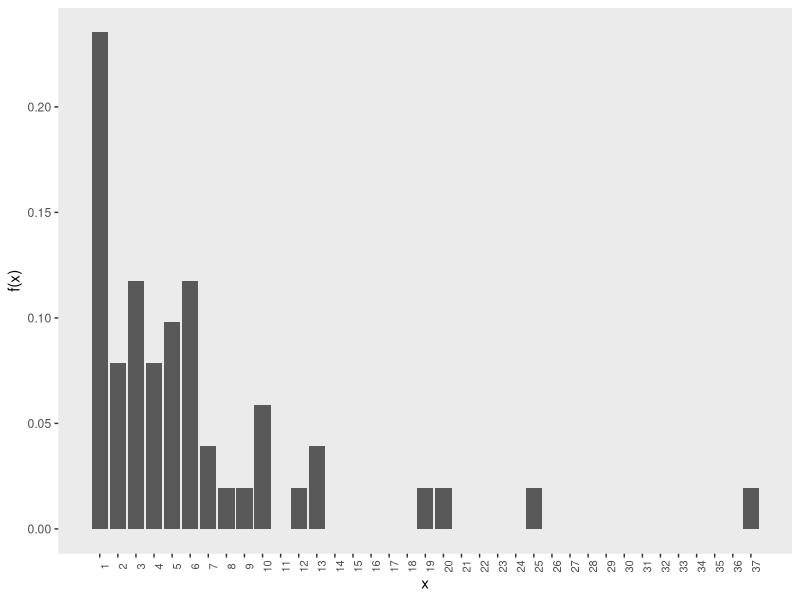
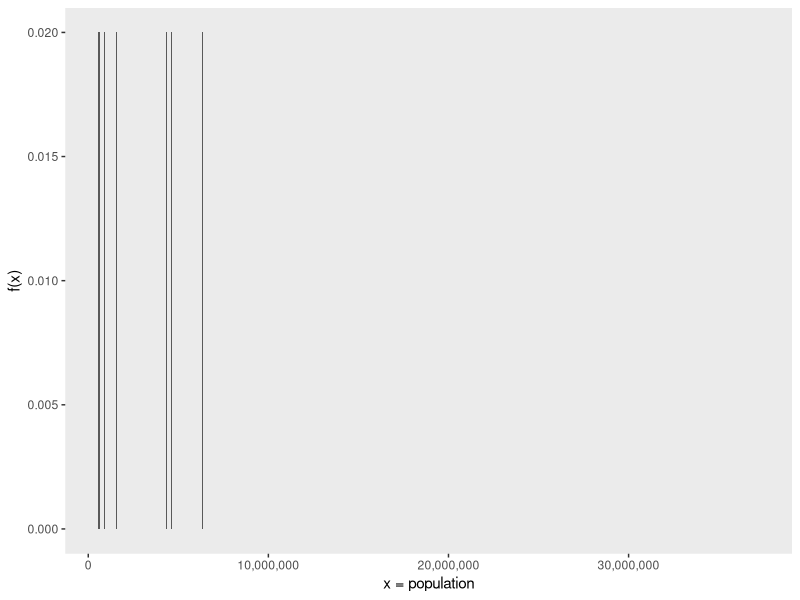
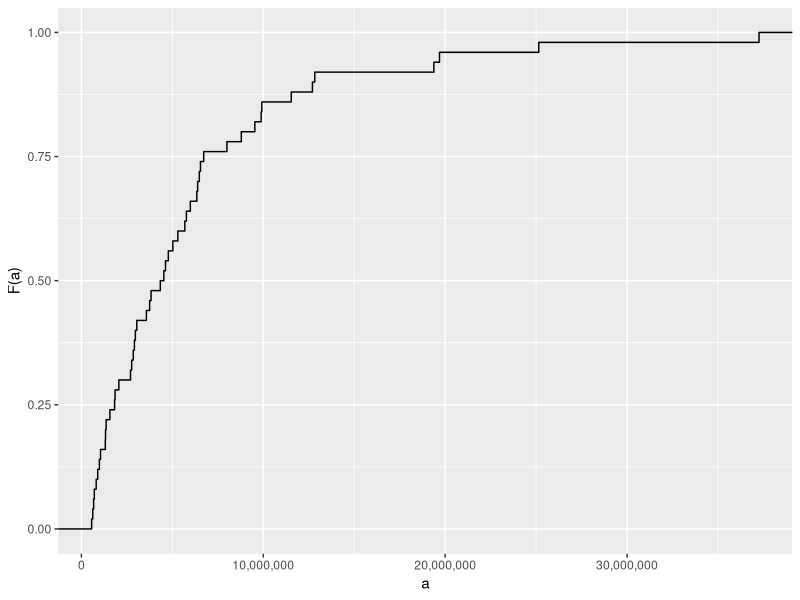
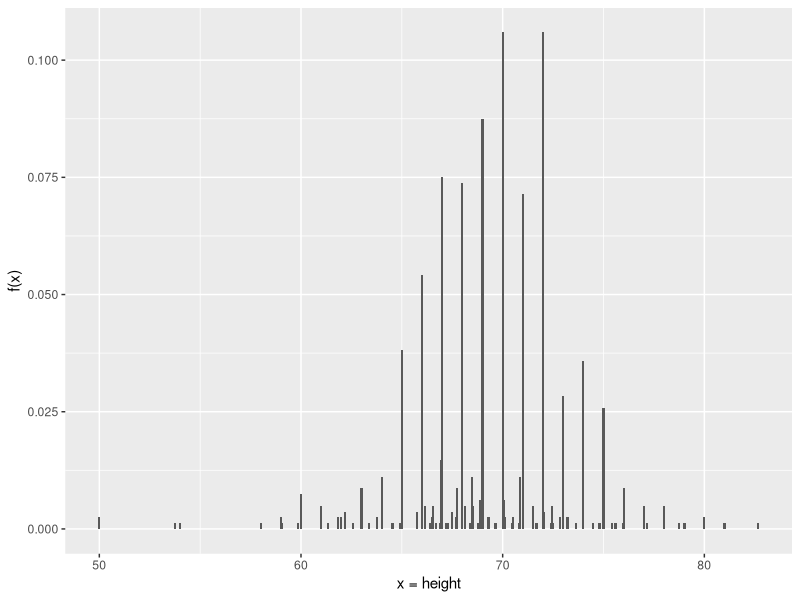
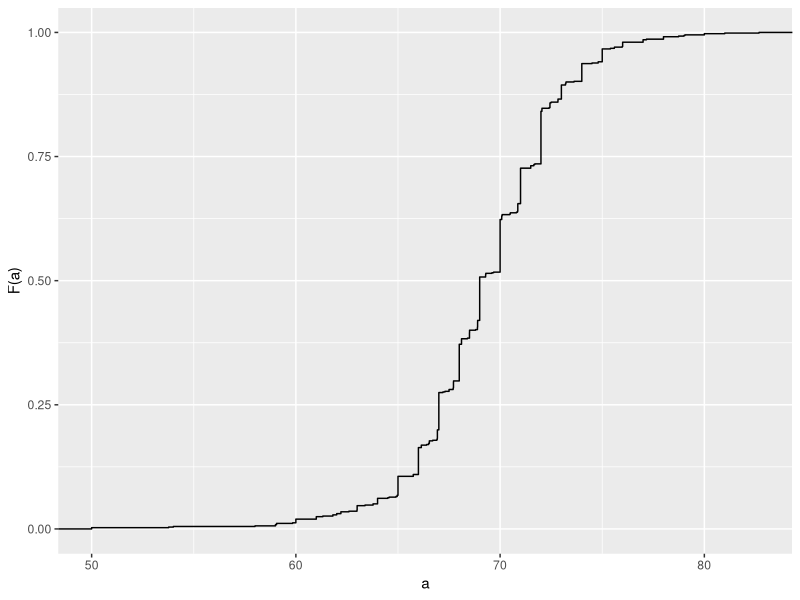
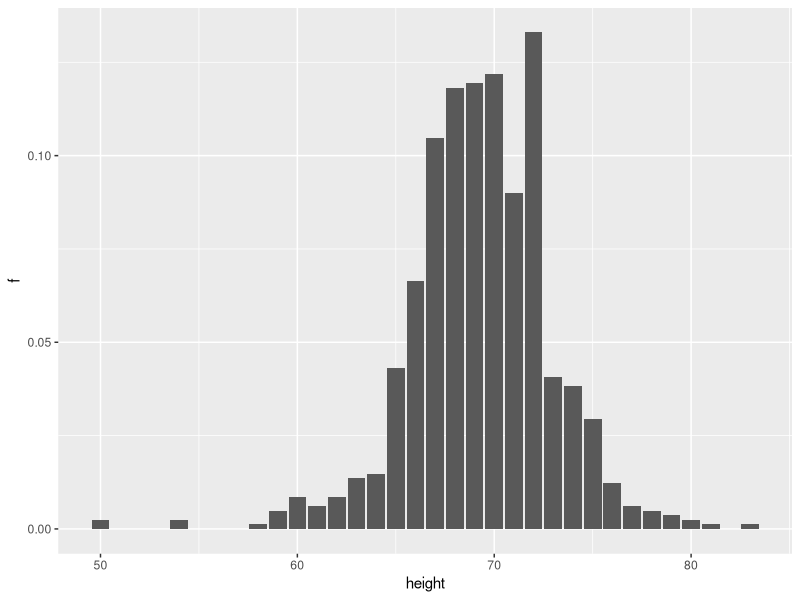
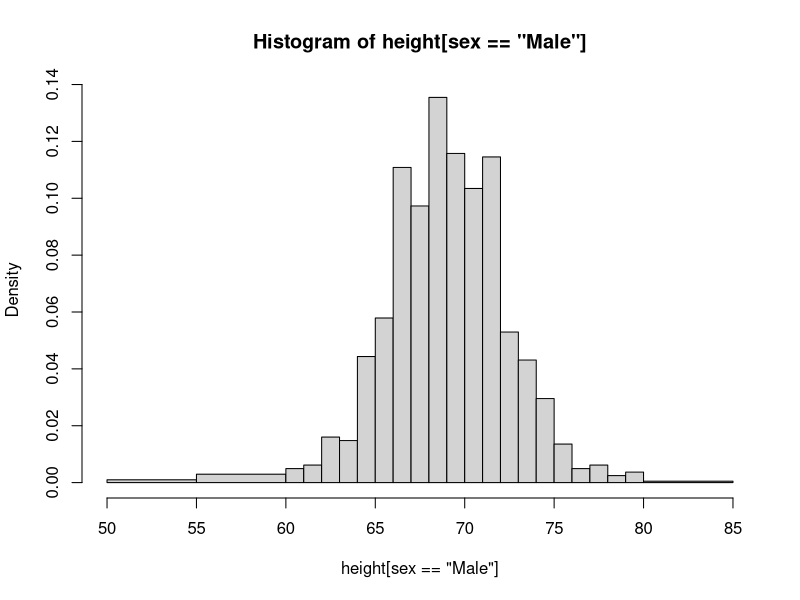
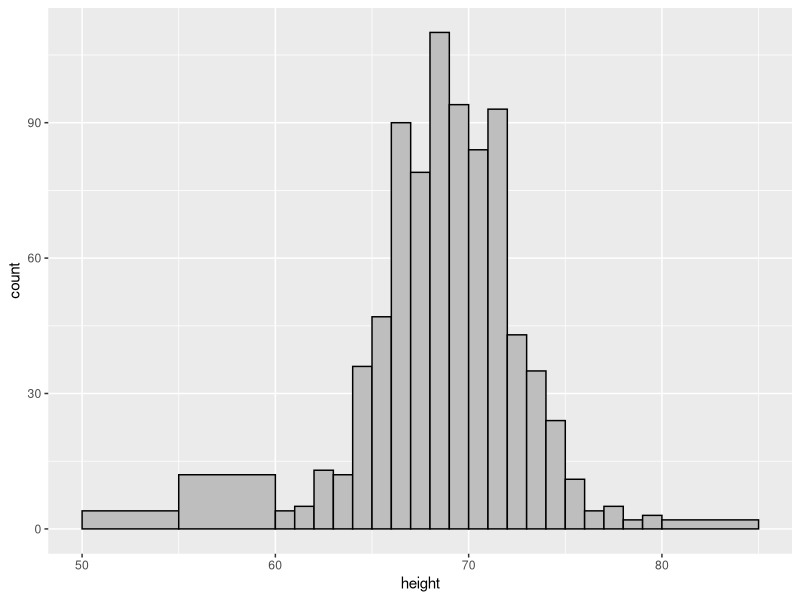

These charts were generated, in order, by the following R code:
## ---- chunk 1
#| cache: false
#| warning: false
#| message: false
#| echo: false

library(tidyverse)
library(dslabs)
library(scales)
## ---- chunk 2
library(dslabs)
str(heights)
## ---- chunk 3
prop.table(table(state.region))
## ---- chunk 4
#| echo: false
murders |> mutate(x = round(population/10^6)) |> count(x) |> mutate(f = n/sum(n)) |>
  ggplot(aes(x, f)) + geom_col() + 
  scale_x_continuous(breaks = seq(1, 37, by = 1)) +
  theme(axis.text.x = element_text(angle = 90, hjust = 0.5, size = 8)) +
  ylab("f(x)") + theme(panel.grid = element_blank())
## ---- chunk 5
#| echo: false
murders |> filter(state %in% state.name) |>
  count(population) |> mutate(f = n/sum(n)) |> ggplot(aes(population, f)) + 
  geom_col() + xlab("x = population") + ylab("f(x)") + theme(panel.grid = element_blank()) +
  ylab("f(x)") + theme(panel.grid = element_blank()) + 
  scale_x_continuous(labels = label_comma())
## ---- chunk 6
#| echo: false
murders |> filter(state %in% state.name) |>
  ggplot(aes(population)) + 
  stat_ecdf() +
  labs(x = "a", y = "F(a)") + 
  scale_x_continuous(labels = label_comma())
## ---- chunk 7
#| echo: false
heights |> filter(sex == "Male") |> 
  count(height) |> mutate(f = n/sum(n)) |> ggplot(aes(height, f)) + 
  geom_col(width = 0.1) +
  xlab("x = height") + ylab("f(x)")
## ---- chunk 8
#| echo: false
heights |> filter(sex == "Male") |> 
  ggplot(aes(height)) + 
  stat_ecdf() +
  labs(x = "a", y = "F(a)")
## ---- chunk 9
library(tidyverse)
heights |> filter(sex == "Male") |> 
  mutate(height = round(height)) |>
  count(height) |> mutate(f = n / sum(n)) |> 
  ggplot(aes(height, f)) + geom_col()
## ---- chunk 10
with(heights, hist(height[sex == "Male"], breaks = c(50, 55, 60:80, 85)))
## ---- chunk 11
heights |> filter(sex == "Male") |> ggplot(aes(x = height)) + 
  geom_histogram(breaks = c(50, 55, 60:80, 85), fill = "grey", color = "black")
## ---- chunk 12
#| echo: false
heights |> filter(sex == "Male") |> 
  ggplot(aes(height)) + geom_density(alpha = 0.2, fill = "#00BFC4")
## ---- chunk 13
set.seed(1988)
x <- data.frame(height = c(rnorm(1000000, 69, 3), rnorm(1000000, 65, 3)))
p1 <- x |> 
  ggplot(aes(x = height, y = after_stat(density))) + 
  geom_histogram(binwidth = 1, fill = "grey", color = "black") + 
  ggtitle("binwidth = 1")
p2 <- x |> 
  ggplot(aes(x = height, y = after_stat(density))) + 
  geom_histogram(binwidth = 0.5, fill = "grey", color = "black") + 
  ggtitle("binwidth = 0.5")
p3 <- x |> 
  ggplot(aes(x = height, y = after_stat(density))) + 
  geom_histogram(binwidth = 0.25, fill = "grey", color = "black") + 
  ggtitle("binwidth = 0.25")
library(gridExtra)
grid.arrange(p1, p2, p3, nrow = 1)
## ---- chunk 14
hist1 <- heights |> 
  filter(sex == "Male") |> 
  ggplot(aes(height)) +
  geom_histogram(aes(y = after_stat(density)), binwidth = 1, fill = "grey", color = "black") 

hist2 <- hist1 +
  geom_line(stat = 'density', lwd = 0.75)

hist3 <- hist1 + 
  geom_point(data = ggplot_build(hist2)$data[[1]], aes(x,y), col = "blue")

hist4 <- ggplot() + geom_point(data = ggplot_build(hist2)$data[[1]], aes(x,y), col = "blue") + 
  xlab("height") + ylab("density")

hist5 <- hist4 + geom_line(data = ggplot_build(hist2)$data[[2]], aes(x,y), lwd = 0.75)

hist6 <- heights |> 
  filter(sex == "Male") |> 
  ggplot(aes(height)) +
  geom_density(alpha = 0.2, fill = "#00BFC4", col = 0) +
  geom_line(stat = 'density', lwd = 0.75) +
  scale_y_continuous(limits = layer_scales(hist2)$y$range$range)
  
grid.arrange(hist1, hist3, hist4, hist5, hist2, hist6, nrow = 2)
## ---- chunk 15
p <- heights |> filter(sex == "Male") |> 
  ggplot(aes(height)) +
  geom_histogram(aes(y = after_stat(density)), binwidth = 1, alpha = 0.5) 

p1 <- p +  geom_line(stat = 'density', adjust = 0.5)
p2 <- p +  geom_line(stat = 'density', adjust = 2) 

library(gridExtra)
grid.arrange(p1, p2, ncol = 2)
## ---- chunk 16
d <- with(heights, density(height[sex == "Male"]))
tmp <- data.frame(height = d$x, density = d$y)
tmp |> ggplot(aes(height,density)) + geom_line() + 
  geom_area(aes(x = height, y = density), data = filter(tmp, between(height, 65, 68)), alpha = 0.2, fill = "#00BFC4")
## ---- chunk 17
heights |> 
  filter(sex == "Male") |> 
  ggplot(aes(height)) + 
  geom_density(alpha = 0.2, fill = "#00BFC4")
## ---- chunk 18
library(ggplot2)
library(dplyr)
set.seed(42)

df <- data.frame(
  value = c(rnorm(10000, 0, 0.75),
            rexp(10000, 1) - 2.5,
            -rexp(10000, 1) + 2.5,
            c(rnorm(9000, -1, 0.5), rnorm(1000, 2, 0.5))),
  type = rep(c("Bell shaped", "Right-skewed", "Left-skewed", "Bimodal"), each = 10000)) |>
  mutate(type = factor(type, levels = c("Bell shaped","Bimodal","Right-skewed","Left-skewed")))


ggplot(df, aes(value, fill = type)) +
  geom_density(alpha = 0.6, color = "black", adjust = 2, show.legend = FALSE) +
  facet_wrap(~type, ncol = 2, scales = "free_y") +
  theme_minimal() +
  coord_cartesian(xlim = c(-3.5, 3.5)) +
   theme(axis.text.x = element_blank(),
        axis.ticks.x = element_blank(),
        axis.text.y = element_blank(),
        axis.ticks.y = element_blank()) +
  labs(y = "", x = "")
## ---- chunk 19
library(dslabs)
ds_theme_set()
murders |> group_by(region) |>
  summarize(n = n()) |>
  mutate(Proportion = n/sum(n), 
         region = reorder(region, Proportion)) |>
  ggplot(aes(x = region, y = Proportion, fill = region)) + 
  geom_bar(stat = "identity", show.legend = FALSE) + 
  xlab("")
## ---- chunk 20
heights |> filter(sex == "Male") |> ggplot(aes(height)) + 
  stat_ecdf() +
  ylab("F(a)") + xlab("a")
## ---- chunk 21
murders |> mutate(murder_rate = total/population * 10^5) |>
  ggplot(aes(murder_rate)) + 
  stat_ecdf() +
  ylab("F(a)") + xlab("a")
## ---- chunk 22
heights |> 
  filter(sex == "Male") |> 
  ggplot(aes(height)) + 
  geom_histogram(binwidth = 1, color = "black")
## ---- chunk 23
murders |> ggplot(aes(x = population/10^6)) + 
  geom_density(fill = "grey") + 
  scale_x_log10() +
  xlab("Population in millions")
## ---- chunk 24
library(gridExtra)
p1 <- murders |> ggplot(aes(x = population/10^6)) + 
  geom_density(fill = "grey", bw = 5) + xlab("Population in millions") + ggtitle("1")
p2 <- murders |> ggplot(aes(x = population/10^6)) + 
  geom_density(fill = "grey", bw = .05) + scale_x_log10() + xlab("Population in millions") + ggtitle("2")
p3 <- murders |> ggplot(aes(x = population/10^6)) + 
  geom_density(fill = "grey", bw = 1) + scale_x_log10() + xlab("Population in millions") + ggtitle("3")
grid.arrange(p1,p2,p3,ncol = 2)
